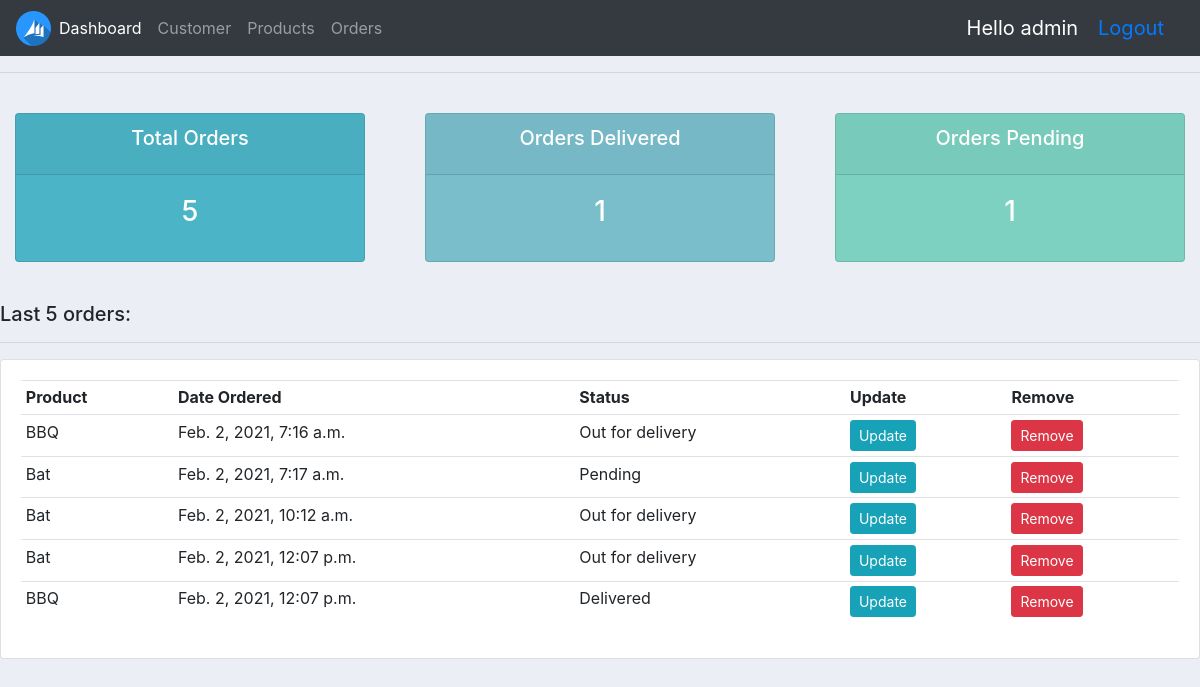
The app's page / (signed in), older data.
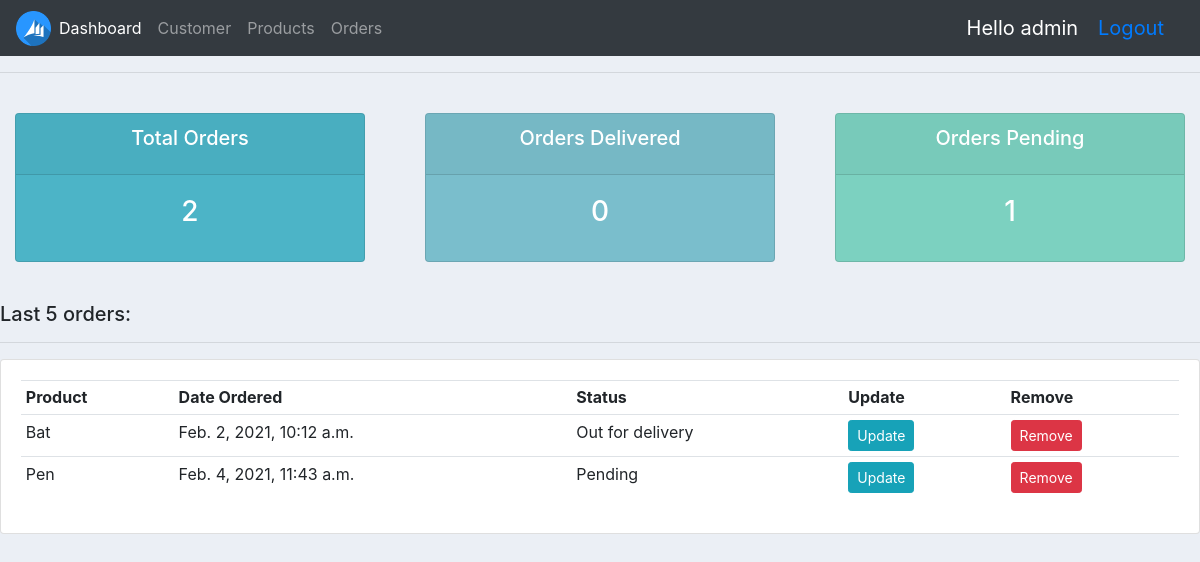
The same page, newer data.
### accounts/models.py (models this page shows, shortened)
class Order(models.Model):
	STATUS = (
			('Pending','Pending'),
			('Out for delivery','Out for delivery'),
			('Delivered','Delivered')
		)
	customer = models.ForeignKey(Customer,null=True,on_delete= models.SET_NULL)
	product =	models.ForeignKey(Product,null=True,on_delete= models.SET_NULL)
	date_created = models.DateTimeField(auto_now_add =True,null=True)
	status = models.CharField(max_length =200,null=True,choices = STATUS)

class Product(models.Model):
	CATEGORY = (
			('Indoor','Indoor'),
			('Outdoor','Outdoor'),
		)
	name = models.CharField(max_length =200,null=True)
	price = models.FloatField(null=True)
	category = models.CharField(max_length =200,null=True,choices = CATEGORY)
	description = models.CharField(max_length =200,null=True,blank = True)
	date_created = models.DateTimeField(auto_now_add =True,null=True)
	tags = models.ManyToManyField(Tag)
	def __str__(self):
		return self.name

### accounts/decorators.py (the view)
	def wrapper_function(request,*args,**kwargs):
		group = None
		if request.user.groups.exists():
			group = request.user.groups.all()[0].name
		if group == 'customer':
			return redirect('user')
		if group == 'admin':
			return view_func(request,*args,**kwargs)

### accounts/views.py (called while the page is built)
@login_required(login_url='login')
@admin_only
def home(request):
	orders = Order.objects.all()
	customers = Customer.objects.all()
	total_customers = customers.count()
	total_orders = orders.count()
	delivered = orders.filter(status ='Delivered').count()
	pending = orders.filter(status ='Pending').count()
	context = {
				'orders':orders,
				'customers':customers,
				'total_customers':total_customers,
				'total_orders':total_orders,
				'delivered':delivered,
				'pending':pending
				}
	return render(request,'accounts/dashboard.html',context)

### accounts/templates/accounts/dashboard.html
{% extends 'accounts/main.html' %}
{% block content%}
{% include 'accounts/status.html' %}
<br>
<div class = "row">
<div class = "col-md">
		<h5> Last 5 orders:</h5>
		<hr>
		<div class = "card card-body">
	<table class="table table-sm">
	<tr>
		<th>Product</th>
		<th>Date Ordered</th>
		<th>Status</th>
		<th>Update</th>
		<th>Remove</th>
	</tr>
	{% for order in orders %}
	<tr>
		<td>{{order.product}}</td>
		<td>{{order.date_created}}</td>
		<td>{{order.status}}</td>
		<td><a class = "btn btn-sm btn-info" href = "{% url 'update' order.id %}"> Update</a></td>
		<td><a class = "btn btn-sm btn-danger" href = "{% url 'delete' order.id %}"> Remove</a></td>
	</tr>
	{% endfor %}
	</table>
</div>
</div>
</div>
{% endblock %}

Row changes from the older to the newer data that the page shows:
removed Order: product "BBQ", date_created "Feb. 2, 2021, 7:16 a.m.", status "Out for delivery"
removed Order: product "Bat", date_created "Feb. 2, 2021, 7:17 a.m.", status "Pending"
removed Order: product "Bat", date_created "Feb. 2, 2021, 12:07 p.m.", status "Out for delivery"
removed Order: product "BBQ", date_created "Feb. 2, 2021, 12:07 p.m.", status "Delivered"
added Order: product "Pen", date_created "Feb. 4, 2021, 11:43 a.m.", status "Pending"
Text that changed along with them:
{{ total_orders }}: "5" → "2"
{{ delivered }}: "1" → "0"
